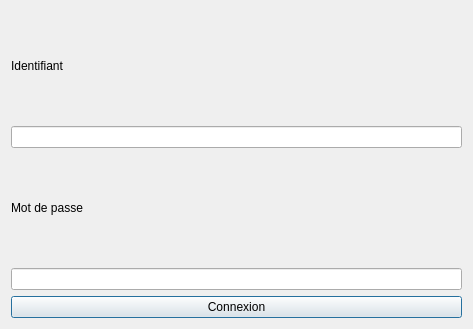
<?xml version="1.0" encoding="UTF-8"?>
<ui version="4.0">
 <class>Connexion</class>
 <widget class="QDialog" name="Connexion">
  <property name="geometry">
   <rect>
    <x>0</x>
    <y>0</y>
    <width>473</width>
    <height>329</height>
   </rect>
  </property>
  <property name="windowTitle">
   <string>Dialog</string>
  </property>
  <layout class="QVBoxLayout" name="verticalLayout">
   <item>
    <widget class="QLabel" name="label">
     <property name="text">
      <string>Identifiant</string>
     </property>
    </widget>
   </item>
   <item>
    <widget class="QLineEdit" name="lineEdit"/>
   </item>
   <item>
    <widget class="QLabel" name="label_2">
     <property name="text">
      <string>Mot de passe</string>
     </property>
    </widget>
   </item>
   <item>
    <widget class="QLineEdit" name="lineEdit_2"/>
   </item>
   <item>
    <widget class="QPushButton" name="pushButton">
     <property name="text">
      <string>Connexion</string>
     </property>
    </widget>
   </item>
  </layout>
 </widget>
 <resources/>
 <connections/>
</ui>
